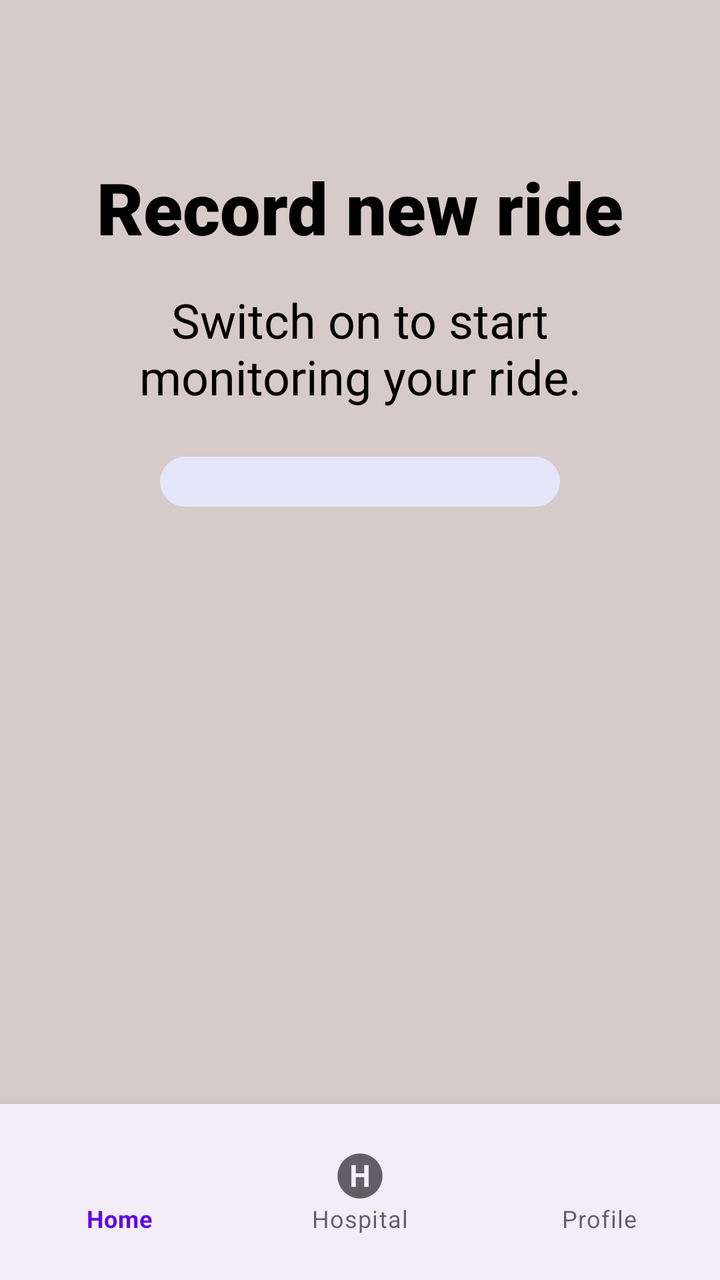
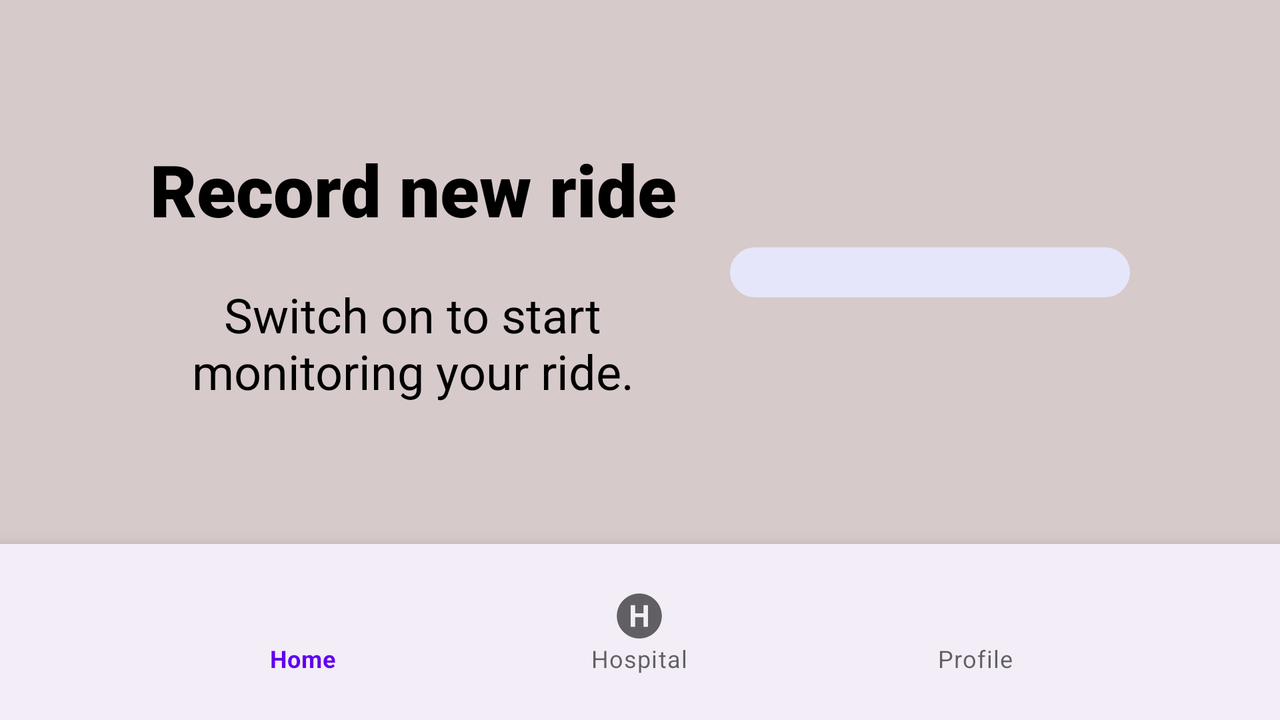

Compare how this app lays out the same screen by default and in its alternative resource folder. The renders come first, then the two layout files and the values they reference.
<!-- AndroidManifest.xml: application theme Theme.CrashSimulator -->
<!-- res/layout/activity_home.xml -->
<?xml version="1.0" encoding="utf-8"?>
<RelativeLayout xmlns:android="http://schemas.android.com/apk/res/android"
    xmlns:app="http://schemas.android.com/apk/res-auto"
    xmlns:tools="http://schemas.android.com/tools"
    android:layout_width="match_parent"
    android:layout_height="match_parent"
    tools:context=".HomeActivity"
    >

    
    <LinearLayout
        android:layout_width="match_parent"
        android:layout_height="match_parent"
        android:layout_above="@+id/bottom_navigation"
        android:background="@color/bg"
        android:gravity="center"
        android:orientation="vertical"
        android:paddingHorizontal="@dimen/my_biggest_margin">

        
        <TextView
            android:id="@+id/textViewTitleOff"
            android:layout_width="wrap_content"
            android:layout_height="wrap_content"
            android:layout_marginBottom="@dimen/my_medium_margin"
            android:fontFamily="sans-serif-black"
            android:gravity="center"
            android:text="@string/rideOffTitle"
            android:textColor="@color/text_primary"
            android:textSize="@dimen/bold_text_size"
            android:textStyle="bold"
            android:visibility="visible" />

        
        <TextView
            android:id="@+id/textViewMessageOff"
            android:layout_width="wrap_content"
            android:layout_height="wrap_content"
            android:layout_marginBottom="@dimen/my_big_margin"
            android:fontFamily="sans-serif"
            android:gravity="center"
            android:text="@string/rideOffText"
            android:textColor="@color/text_primary"
            android:textSize="@dimen/normal_text_size"
            android:visibility="visible" />

        
        <Switch
            android:id="@+id/switchRide"
            android:layout_width="wrap_content"
            android:layout_height="wrap_content"
            android:thumb="@drawable/custom_thumb"
            android:track="@drawable/custom_track"
            android:switchMinWidth="@dimen/switch_length"
            android:checked="false"
            tools:ignore="UseSwitchCompatOrMaterialXml" />

        
        <TextView
            android:id="@+id/textViewMessageActive"
            android:layout_width="wrap_content"
            android:layout_height="wrap_content"
            android:layout_marginTop="@dimen/my_big_margin"
            android:fontFamily="sans-serif"
            android:gravity="center"
            android:text="@string/rideOnText"
            android:textColor="@color/text_primary"
            android:textSize="@dimen/normal_text_size"
            android:visibility="invisible" />

        
        <TextView
            android:id="@+id/textViewTitleActive"
            android:layout_width="wrap_content"
            android:layout_height="wrap_content"
            android:layout_marginTop="@dimen/my_medium_margin"
            android:fontFamily="sans-serif-black"
            android:gravity="center"
            android:text="@string/rideOnTitle"
            android:textColor="@color/text_primary"
            android:textSize="@dimen/bold_text_size"
            android:textStyle="bold"
            android:visibility="invisible" />
    </LinearLayout>

    
    <com.google.android.material.bottomnavigation.BottomNavigationView
        android:id="@+id/bottom_navigation"
        android:layout_width="match_parent"
        android:layout_height="wrap_content"
        android:layout_alignParentBottom="true"
        android:background="@color/container_bg"
        android:paddingVertical="@dimen/my_medium_margin"
        app:menu="@menu/bottom_nav_menu"
        app:labelVisibilityMode="labeled"
        app:itemRippleColor="@android:color/transparent"
        />
</RelativeLayout>
<!-- resources referenced by this layout -->
<resources>
  <color name="bg">#FFD6CACA</color>
  <color name="container_bg">#FFF3EDF7</color>
  <color name="text_primary">@color/black</color>
  <dimen name="bold_text_size">36sp</dimen>
  <dimen name="my_big_margin">24dp</dimen>
  <dimen name="my_biggest_margin">48dp</dimen>
  <dimen name="my_medium_margin">16dp</dimen>
  <dimen name="normal_text_size">24sp</dimen>
  <dimen name="switch_length">200dp</dimen>
  <!-- drawable custom_track (drawable) -->
  <?xml version="1.0" encoding="utf-8"?>
  <selector xmlns:android="http://schemas.android.com/apk/res/android">
      <item android:state_checked="true">
          <shape android:dither="true" android:shape="rectangle" android:useLevel="false" android:visible="true">
              <solid android:color="#C3B1E1" />
              <corners android:radius="25dp" />
              <size android:width="2dp" android:height="25dp" />
          </shape>
      </item>
      <item android:state_checked="false">
          <shape android:dither="true" android:shape="rectangle" android:useLevel="false" android:visible="true">
              <solid android:color="#E6E6FA" />
              <corners android:radius="25dp" />
              <size android:width="2dp" android:height="25dp" />
  
          </shape>
      </item>
  </selector>
  <string name="rideOffText">Switch on to start monitoring your ride.</string>
  <string name="rideOffTitle">Record new ride</string>
  <string name="rideOnText">We’ll use phone’s sensors to ensure your safety.</string>
  <string name="rideOnTitle">Have a safe ride!</string>
  <style name="Theme.CrashSimulator" parent="Theme.MaterialComponents.DayNight.NoActionBar">
          
          <item name="colorPrimary">@color/purple_500</item>
          <item name="colorPrimaryVariant">@color/purple_700</item>
          <item name="colorOnPrimary">@color/white</item>
          
          <item name="colorSecondary">@color/teal_200</item>
          <item name="colorSecondaryVariant">@color/teal_700</item>
          <item name="colorOnSecondary">@color/black</item>
          
          <item name="android:statusBarColor">@color/bg</item>
  
          
      </style>
  <color name="black">#FF000000</color>
  <color name="switch_thumb_off">#FF79747E</color>
  <dimen name="switch_height">80dp</dimen>
  <dimen name="switch_thumb_stroke_radius">25dp</dimen>
  <!-- drawable ic_close (drawable) -->
  <vector xmlns:android="http://schemas.android.com/apk/res/android"
    android:autoMirrored="true"
    android:width="24dp"
    android:height="24dp"
    android:viewportWidth="24"
    android:viewportHeight="24"
    android:tint="@color/switch_thumb_icon_off"
    android:alpha="1.0" >
    <path
        android:fillColor="@android:color/white"
        android:pathData="M19,6.41L17.59,5 12,10.59 6.41,5 5,6.41 10.59,12 5,17.59 6.41,19 12,13.41 17.59,19 19,17.59 13.41,12z"/>
  </vector>
  <color name="switch_thumb_on">@color/white</color>
  <!-- drawable ic_open (drawable) -->
  <vector xmlns:android="http://schemas.android.com/apk/res/android"
      android:autoMirrored="true"
      android:width="24dp"
      android:height="24dp"
      android:viewportWidth="24"
      android:viewportHeight="24"
      android:tint="@color/switch_thumb_icon_on"
      android:alpha="1.0" >
  
  
  
    <path
        android:fillColor="@android:color/white"
        android:pathData="M9,16.2L4.8,12l-1.4,1.4L9,19 21,7l-1.4,-1.4L9,16.2z"/>
  </vector>
  <color name="purple_500">#FF6200EE</color>
  <color name="purple_700">#FF3700B3</color>
  <color name="white">#FFFFFFFF</color>
  <color name="teal_200">#FF03DAC5</color>
  <color name="teal_700">#FF018786</color>
  <color name="switch_thumb_icon_off">@color/switch_track_off</color>
  <color name="switch_thumb_icon_on">#FF4F378A</color>
  <color name="switch_track_off">#FFE6E0E9</color>
</resources>
<!-- res/layout-land/activity_home.xml (the author's variant of the layout above) -->
<!-- drawn on the phone turned sideways -->
<?xml version="1.0" encoding="utf-8"?>
<RelativeLayout xmlns:android="http://schemas.android.com/apk/res/android"
    xmlns:app="http://schemas.android.com/apk/res-auto"
    xmlns:tools="http://schemas.android.com/tools"
    android:layout_width="match_parent"
    android:layout_height="match_parent"
    tools:context=".HomeActivity"
    >

    
    <androidx.constraintlayout.widget.ConstraintLayout
        android:layout_width="match_parent"
        android:layout_height="match_parent"
        android:layout_above="@id/bottom_navigation"
        android:background="@color/bg"
        android:padding="@dimen/my_biggest_margin">

        <TextView
            android:id="@+id/textViewTitleOff"
            android:layout_width="wrap_content"
            android:layout_height="wrap_content"
            android:fontFamily="sans-serif-black"
            android:gravity="center"
            android:text="@string/rideOffTitle"
            android:textColor="@color/text_primary"
            android:textSize="@dimen/bold_text_size"
            android:textStyle="bold"
            android:visibility="visible"
            app:layout_constraintBottom_toTopOf="@id/textViewMessageOff"
            app:layout_constraintEnd_toStartOf="@id/switchRide"
            app:layout_constraintHorizontal_bias="0.5"
            app:layout_constraintStart_toStartOf="parent"
            app:layout_constraintTop_toTopOf="parent" />

        <TextView
            android:id="@+id/textViewMessageOff"
            android:layout_width="305dp"
            android:layout_height="wrap_content"
            android:fontFamily="sans-serif"
            android:gravity="center"
            android:text="@string/rideOffText"
            android:textColor="@color/text_primary"
            android:textSize="@dimen/normal_text_size"
            android:visibility="visible"
            app:layout_constraintEnd_toStartOf="@id/switchRide"
            app:layout_constraintHorizontal_bias="0.5"
            app:layout_constraintStart_toStartOf="parent"
            app:layout_constraintTop_toBottomOf="@id/textViewTitleOff"
            app:layout_constraintBottom_toBottomOf="parent" />

        <Switch
            android:id="@+id/switchRide"
            android:layout_width="wrap_content"
            android:layout_height="wrap_content"
            android:checked="false"
            android:switchMinWidth="@dimen/switch_length"
            android:thumb="@drawable/custom_thumb"
            android:track="@drawable/custom_track"
            app:layout_constraintEnd_toEndOf="parent"
            app:layout_constraintTop_toTopOf="parent"
            app:layout_constraintBottom_toBottomOf="parent"
            app:layout_constraintStart_toEndOf="@id/textViewTitleOff"
            tools:ignore="UseSwitchCompatOrMaterialXml" />

        <TextView
            android:id="@+id/textViewTitleActive"
            android:layout_width="wrap_content"
            android:layout_height="wrap_content"
            android:fontFamily="sans-serif-black"
            android:gravity="center"
            android:text="@string/rideOnTitle"
            android:textColor="@color/text_primary"
            android:textSize="@dimen/bold_text_size"
            android:textStyle="bold"
            android:visibility="invisible"
            app:layout_constraintBottom_toTopOf="@id/textViewMessageActive"
            app:layout_constraintEnd_toStartOf="@id/switchRide"
            app:layout_constraintHorizontal_bias="0.5"
            app:layout_constraintStart_toStartOf="parent"
            app:layout_constraintTop_toTopOf="parent" />

        <TextView
            android:id="@+id/textViewMessageActive"
            android:layout_width="305dp"
            android:layout_height="wrap_content"
            android:fontFamily="sans-serif"
            android:gravity="center"
            android:text="@string/rideOnText"
            android:textColor="@color/text_primary"
            android:textSize="@dimen/normal_text_size"
            android:visibility="invisible"
            app:layout_constraintEnd_toStartOf="@id/switchRide"
            app:layout_constraintHorizontal_bias="0.5"
            app:layout_constraintStart_toStartOf="parent"
            app:layout_constraintTop_toBottomOf="@id/textViewTitleActive"
            app:layout_constraintBottom_toBottomOf="parent" />

    </androidx.constraintlayout.widget.ConstraintLayout>

    
    <com.google.android.material.bottomnavigation.BottomNavigationView
        android:id="@+id/bottom_navigation"
        android:layout_width="match_parent"
        android:layout_height="wrap_content"
        android:layout_alignParentBottom="true"
        android:background="@color/container_bg"
        android:paddingVertical="@dimen/my_medium_margin"
        app:menu="@menu/bottom_nav_menu"
        app:labelVisibilityMode="labeled"
        app:itemRippleColor="@android:color/transparent"
        />
</RelativeLayout>
<!-- resources referenced by the variant -->
<!-- as the phone turned sideways resolves them -->
<resources>
  <color name="bg">#FFD6CACA</color>
  <color name="container_bg">#FFF3EDF7</color>
  <color name="text_primary">@color/black</color>
  <dimen name="bold_text_size">36sp</dimen>
  <dimen name="my_biggest_margin">48dp</dimen>
  <dimen name="my_medium_margin">16dp</dimen>
  <dimen name="normal_text_size">24sp</dimen>
  <dimen name="switch_length">200dp</dimen>
  <!-- drawable custom_track (drawable) -->
  <?xml version="1.0" encoding="utf-8"?>
  <selector xmlns:android="http://schemas.android.com/apk/res/android">
      <item android:state_checked="true">
          <shape android:dither="true" android:shape="rectangle" android:useLevel="false" android:visible="true">
              <solid android:color="#C3B1E1" />
              <corners android:radius="25dp" />
              <size android:width="2dp" android:height="25dp" />
          </shape>
      </item>
      <item android:state_checked="false">
          <shape android:dither="true" android:shape="rectangle" android:useLevel="false" android:visible="true">
              <solid android:color="#E6E6FA" />
              <corners android:radius="25dp" />
              <size android:width="2dp" android:height="25dp" />
  
          </shape>
      </item>
  </selector>
  <string name="rideOffText">Switch on to start monitoring your ride.</string>
  <string name="rideOffTitle">Record new ride</string>
  <string name="rideOnText">We’ll use phone’s sensors to ensure your safety.</string>
  <string name="rideOnTitle">Have a safe ride!</string>
  <style name="Theme.CrashSimulator" parent="Theme.MaterialComponents.DayNight.NoActionBar">
          
          <item name="colorPrimary">@color/purple_500</item>
          <item name="colorPrimaryVariant">@color/purple_700</item>
          <item name="colorOnPrimary">@color/white</item>
          
          <item name="colorSecondary">@color/teal_200</item>
          <item name="colorSecondaryVariant">@color/teal_700</item>
          <item name="colorOnSecondary">@color/black</item>
          
          <item name="android:statusBarColor">@color/bg</item>
  
          
      </style>
  <color name="black">#FF000000</color>
  <color name="switch_thumb_off">#FF79747E</color>
  <dimen name="switch_height">80dp</dimen>
  <dimen name="switch_thumb_stroke_radius">25dp</dimen>
  <!-- drawable ic_close (drawable) -->
  <vector xmlns:android="http://schemas.android.com/apk/res/android"
    android:autoMirrored="true"
    android:width="24dp"
    android:height="24dp"
    android:viewportWidth="24"
    android:viewportHeight="24"
    android:tint="@color/switch_thumb_icon_off"
    android:alpha="1.0" >
    <path
        android:fillColor="@android:color/white"
        android:pathData="M19,6.41L17.59,5 12,10.59 6.41,5 5,6.41 10.59,12 5,17.59 6.41,19 12,13.41 17.59,19 19,17.59 13.41,12z"/>
  </vector>
  <color name="switch_thumb_on">@color/white</color>
  <!-- drawable ic_open (drawable) -->
  <vector xmlns:android="http://schemas.android.com/apk/res/android"
      android:autoMirrored="true"
      android:width="24dp"
      android:height="24dp"
      android:viewportWidth="24"
      android:viewportHeight="24"
      android:tint="@color/switch_thumb_icon_on"
      android:alpha="1.0" >
  
  
  
    <path
        android:fillColor="@android:color/white"
        android:pathData="M9,16.2L4.8,12l-1.4,1.4L9,19 21,7l-1.4,-1.4L9,16.2z"/>
  </vector>
  <color name="purple_500">#FF6200EE</color>
  <color name="purple_700">#FF3700B3</color>
  <color name="white">#FFFFFFFF</color>
  <color name="teal_200">#FF03DAC5</color>
  <color name="teal_700">#FF018786</color>
  <color name="switch_thumb_icon_off">@color/switch_track_off</color>
  <color name="switch_thumb_icon_on">#FF4F378A</color>
  <color name="switch_track_off">#FFE6E0E9</color>
</resources>
